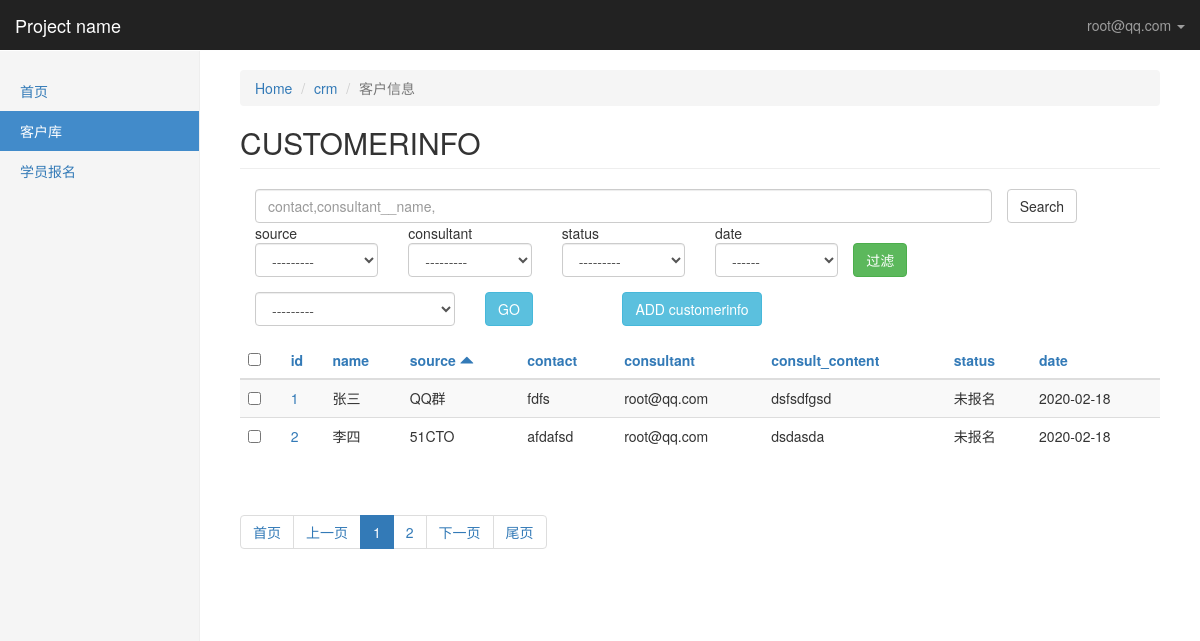
Screenshot of /kingadmin/crm/customerinfo/?_o=2 (signed in) with the database file from the repository.
### crm/models.py (models this page shows, shortened)
class UserProfile(AbstractBaseUser, PermissionsMixin):
    email = models.EmailField(
        verbose_name='email address',
        max_length=255,
        unique=True,
    )
    name = models.CharField(max_length=64, verbose_name="姓名")
    is_active = models.BooleanField(default=True)
    is_staff = models.BooleanField(default=True)
    is_admin = models.BooleanField(default=False)
    role = models.ManyToManyField("Role", blank=True, null=True)
    objects = UserProfileManager()
    USERNAME_FIELD = 'email'
    REQUIRED_FIELDS = ['name']
    def __str__(self):              # __unicode__ on Python 2
        return self.email
    class Meta:
        permissions = (
            ('crm_table_list', '可以查看kingadmin每张表里所有的数据'),
            ('crm_table_list_view', '可以访问kingadmin表里每条数据的修改页'),
            ('crm_table_list_change', '可以对kingadmin表里的每条数据进行修改'),
            ('crm_table_obj_add_view', '可以访问kingadmin每张表的数据增加页'),
            ('crm_table_obj_add', '可以对kingadmin每张表进行数据添加'),
        )

class Menus(models.Model):
    name = models.CharField(max_length=64)
    url_type_choices = ((0, 'absolute'), (1, 'dynamic'))
    url_type = models.SmallIntegerField(choices=url_type_choices, default=0)
    url_name = models.CharField(max_length=128)
    class Meta:
        unique_together = ('name', 'url_name')

class CustomerInfo(models.Model):
    name = models.CharField(max_length=64, default=None)
    contact_type_choices = ((0, 'qq'), (1, '微信'), (2, '手机'))
    contact_type = models.SmallIntegerField(choices=contact_type_choices, default=0)
    contact = models.CharField(max_length=64, unique=True)
    source_choices = ((0, 'QQ群'),
                      (1, '51CTO'),
                      (2, '百度推广'),
                      (3, '知乎'),
                      (4, '转介绍'),
                      (5, '其它'),
                      )
    source = models.SmallIntegerField(choices=source_choices)
    referral_from = models.ForeignKey("self",blank=True, null=True, verbose_name="转介绍", on_delete=models.CASCADE)
    consult_courses = models.ManyToManyField("Course", verbose_name="咨询课程")
    consult_content = models.TextField(verbose_name="咨询内容")
    status_choices = ((0, '未报名'), (1, '已报名'), (2, '已退学'))
    status = models.SmallIntegerField(choices=status_choices)
    consultant = models.ForeignKey("UserProfile", verbose_name="课程顾问", on_delete=models.CASCADE)
    date = models.DateField(auto_now_add=True)
    class Meta:
        verbose_name = "客户信息"
        verbose_name_plural = "客户信息"

### kingadmin/permissions.py (the view)
    def inner(*args,**kwargs):
        if not perm_check(*args,**kwargs):
            request = args[0]
            return render(request,'kingadmin/page_403.html')
        return func(*args,**kwargs)

### kingadmin/permission_hook.py (called while the page is built)
def view_my_own_customers(request):
    print("running permisionn hook check.....")
    if str(request.user.id) == request.GET.get('consultant'):
        print("访问自己创建的用户,允许")
        return True
    else:
        return False

### kingadmin/permissions.py (called while the page is built)
def check_permission(func):
    def inner(*args,**kwargs):
        if not perm_check(*args,**kwargs):
            request = args[0]
            return render(request,'kingadmin/page_403.html')
        return func(*args,**kwargs)
    return inner

### kingadmin/templatetags/kingadmin_tags.py (called while the page is built)
@register.simple_tag
def get_model_name(admin_class):
    return admin_class.model._meta.model_name.upper()

@register.simple_tag
def bulid_table_row(obj, admin_class):
    ele = ''
    if admin_class.list_display:
        for index, column_name in enumerate(admin_class.list_display):
            column_obj = admin_class.model._meta.get_field(column_name)
            if column_obj.choices:  #表示有choices, 即可以get_xxx_display
                column_data = getattr(obj, 'get_%s_display' % column_name)()
            else:
                column_data = getattr(obj, column_name)
            tb_ele = "<td>%s</td>" % column_data
            if index == 0:
                tb_ele = "<td><a href='%s/change/'>%s</a></td>" % (obj.id, column_data)
            ele += tb_ele
    else:
        tb_ele = "<td><a href='%s/change/'>%s</a></td>" % (obj.id, obj)
        ele += tb_ele
    return mark_safe(ele)  #返回一行数据

@register.simple_tag
def get_sorted_column(sorted_column, forloop, column):
    if column in sorted_column:  #这一列被排序
        last_sort_index = sorted_column[column]
        if last_sort_index.startswith('-'):
            this_time_sort_index = last_sort_index.strip('-')
        else:
            this_time_sort_index = "-%s" % last_sort_index
        return this_time_sort_index
    else:
        return forloop

@register.simple_tag
def render_filtered_args(admin_class, render_html=True):
    if admin_class.filter_conditions:
        ele = ''
        for k, v in admin_class.filter_conditions.items():
            ele += "&%s=%s" % (k, v)
        if render_html:
            return mark_safe(ele)
        else:
            return ele
    else:
        return ''

@register.simple_tag
def get_current_sorted_column_index(sorted_column):
    return list(sorted_column.values())[0] if sorted_column else ''

@register.simple_tag
def get_model_verbose_name(admin_class):
    return admin_class.model._meta.verbose_name

### kingadmin/templates/kingadmin/table_obj_list.html (shortened to what this page needs)
{% extends 'kingadmin/index.html' %}
{% load kingadmin_tags %}
{% block right-content-container %}
    <ol class="breadcrumb">
      <li><a href="/kingadmin/">Home</a></li>
      <li><a href="/kingadmin/{{ app_name }}/">{{ app_name }}</a></li>
      <li class="active">{% get_model_verbose_name admin_class %}</li>
    </ol>
    <h2 class="page-header">{% get_model_name admin_class %}</h2>
    <div>
        <form>
            <div class="col-sm-10">
                <input class="form-control" type="search" placeholder="{% for s in admin_class.search_fields %}{{ s }},{% endfor %}" name="_q" value="{{ admin_class.search_key }}">
            </div>
            <input class="btn btn-default" type="submit" value="Search">
        </form>
        <div>
            {% if admin_class.list_filter %}
            <form>
                {% for filter_column in admin_class.list_filter %}
                    {% bulid_filter_ele filter_column admin_class %}
                {% endfor %}
                <input class="btn btn-success" style="margin-top: 20px" type="submit" value="过滤">
            </form>
            {% endif %}
        </div>
        <form onsubmit="return ActionCheck(this)" method="post">{% csrf_token %}
            <div style="padding: 15px" class="row">
                <div class="col-lg-3">
                    <select class="form-control" name="action" >
                            <option value="">---------</option>
                    </select>
                </div>
                <div class="col-lg-2">
                    <input class="btn btn-info" type="submit" value="GO">
                </div>
                <div class="col-lg-2">
                    <a style="float: right;" class="btn btn-info" href="/kingadmin/{{ app_name }}/{{ model_name }}/add/">ADD {{ model_name }}</a>
                </div>
            </div>
        </form>
        <table class="table table-striped">
            <thead>
                <tr>
                    <th><input type="checkbox" onclick="SelectAllObjs(this)"></th>
                    {% if admin_class.list_display %}
                        {% for column in admin_class.list_display %}
                            <th>
                                <a href="?_o={% get_sorted_column sorted_column forloop.counter0 column %}{% render_filtered_args admin_class %}">
                                {{ column }}
                                {% render_sorted_arrow column sorted_column %}
                                </a>
                            </th>
                        {% endfor %}
                    {% else  %}
                        <th>{% get_model_name admin_class %}</th>
                    {% endif %}
                </tr>
            </thead>
            <tbody>
                    {% for obj in querysets %}
                        <tr>
                            <td><input row-select="true" type="checkbox" value="{{ obj.id }}"></td>
                            {% bulid_table_row obj admin_class %}
                        </tr>
                    {% endfor %}
            </tbody>
        </table>
    <div class="pagination">
        {% renber_panginator querysets admin_class sorted_column %}
    </div>
    </div>
{% endblock %}

### kingadmin/templates/kingadmin/index.html (shortened to what this page needs)
{% extends 'base.html' %}
{% block body %}
<nav class="navbar navbar-inverse navbar-fixed-top">
  <div class="container-fluid">
    <div class="navbar-header">
      <a class="navbar-brand" href="#">Project name</a>
    </div>
    <div id="navbar" class="navbar-collapse collapse">
      <ul class="nav navbar-nav navbar-right">
          <li class="dropdown">
              <a href="#" class="dropdown-toggle" data-toggle="dropdown" role="button" aria-haspopup="true" aria-expanded="false">{{ request.user }} <span class="caret"></span></a>
          </li>
      </ul>
    </div>
  </div>
</nav>
<div class="container-fluid">
  <div class="row">
    <div class="col-sm-3 col-md-2 sidebar">
      <ul class="nav nav-sidebar">
        {% for role in request.user.role.select_related %}
            {% for menu in role.menus.select_related %}
                {% if request.path == menu.url_name %}
                    <li class="active"><a href="{% if menu.url_type == 0 %}{{ menu.url_name }}{% else %}{% url menu.url_name %}{% endif %}">{{ menu.name }}</a></li>
                {% else %}
                    <li><a href="{% if menu.url_type == 0 %}{{ menu.url_name }}{% else %}{% url menu.url_name %}{% endif %}">{{ menu.name }}</a></li>
                {% endif %}
            {% endfor %}
        {% endfor %}
      </ul>
    </div>
    <div class="col-sm-9 col-sm-offset-3 col-md-10 col-md-offset-2 main">
      {% block right-content-container %}{% endblock %}
    </div>
  </div>
</div>
{% endblock %}

### statics/css/dashboard.css (style rules this page uses)
body { padding-top: 50px; }
.navbar-fixed-top { border: 0; }
.sidebar { display: none; }
@media (min-width: 768px) { .sidebar { position: fixed; top: 51px; bottom: 0; left: 0; z-index: 1000; display: block; padding: 20px; overflow-x: hidden; overflow-y: auto; background-color: #f5f5f5; border-right: 1px solid #eee; } }
.nav-sidebar { margin-right: -21px; margin-bottom: 20px; margin-left: -20px; }
.nav-sidebar > li > a { padding-right: 20px; padding-left: 20px; }
.nav-sidebar > .active > a, .nav-sidebar > .active > a:hover, .nav-sidebar > .active > a:focus { color: #fff; background-color: #428bca; }
.main { padding: 20px; }
@media (min-width: 768px) { .main { padding-right: 40px; padding-left: 40px; } }
.main .page-header { margin-top: 0; }

### rows the page displays
UserProfile: user "root@qq.com"
Menus: name "首页"
Menus: name "客户库"
Menus: name "学员报名"
CustomerInfo: id+name+source "1 张三 QQ群 fdfs root@qq.com dsfsdfgsd 未报名 2020-02-18"
CustomerInfo: id+name+source "2 李四 51CTO afdafsd root@qq.com dsdasda 未报名 2020-02-18"

### other values shown
{{ app_name }} "crm"
{{ model_name }} "customerinfo"
{{ column }} "id" "name" "source" "contact" "consultant" "consult_content" "status" "date"
